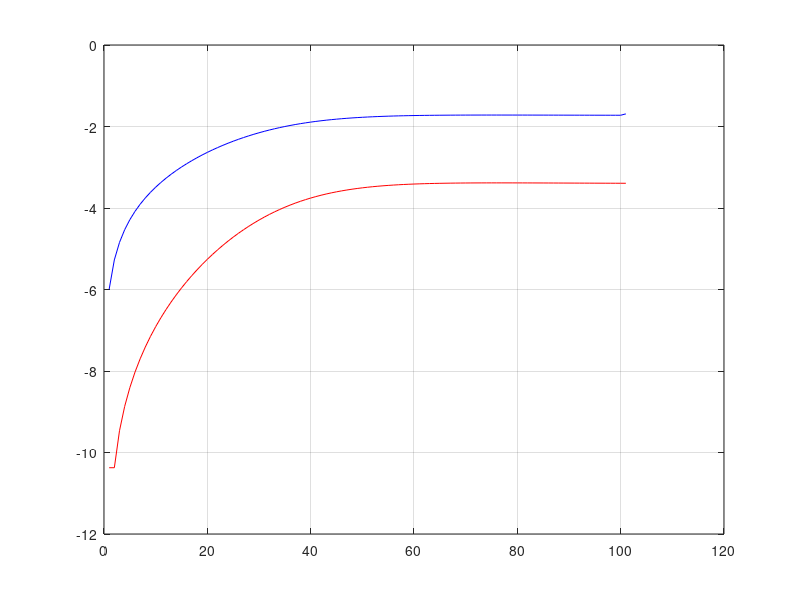
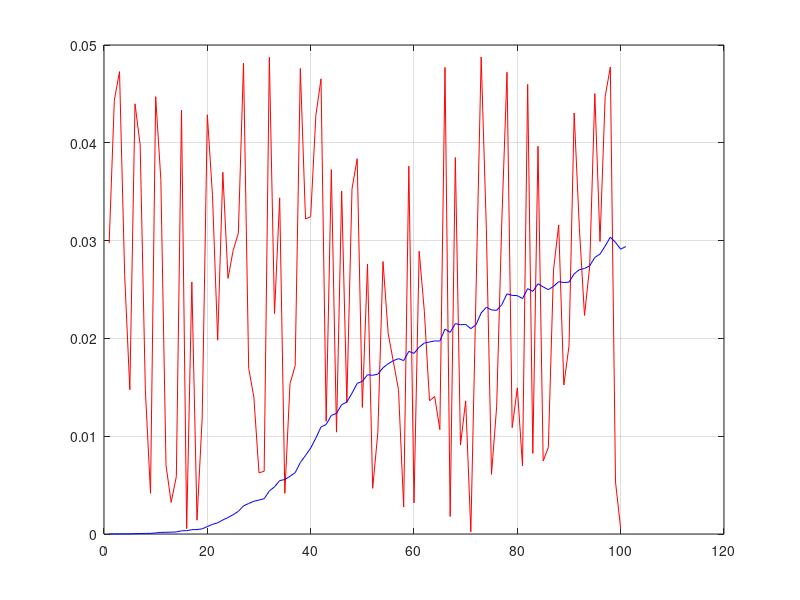

Write the MATLAB code that produced these figures, in order.
% Signal

close all;
clear all;
clc;

dT = 0.05;
F = [
    1 dT; 
    0 1
];
H = [1 0];

x0 = [0;0];
sigma_a = 0.05;

Q = sigma_a^2;
R = 0.01;

N = 100;

a = rand(1, N)*sigma_a;

x_h(:,1) = x0;
P(:,1) = [Q;Q];

K(:,1) = P(:,1)*H*(H*P(:,1)*H+R)';

for t=1:N
    % update step
    x_h(:,t) = x_h(:,t) + K(:,t) * (a(t) - H*x_h(:,t));
    P(:,t) = P(:,t) - K(:,t) *H*P(:,t);
    K(:,t+1) = P(:,t)*H*(H*P(:,t)*H+R)';

    % prediction step
    x_h(:,t+1) = F*x_h(:,t);
    P(:,t+1) = F*P(:,t) + Q;    
    
end

figure;
plot(log(K(1,:)), 'r');
hold on;
plot(log(P(1,:)), 'b');
grid on;
hold off;

figure;
plot(a, 'r');
hold on;
plot(x_h(1,:), 'b');
grid on;
hold off;

